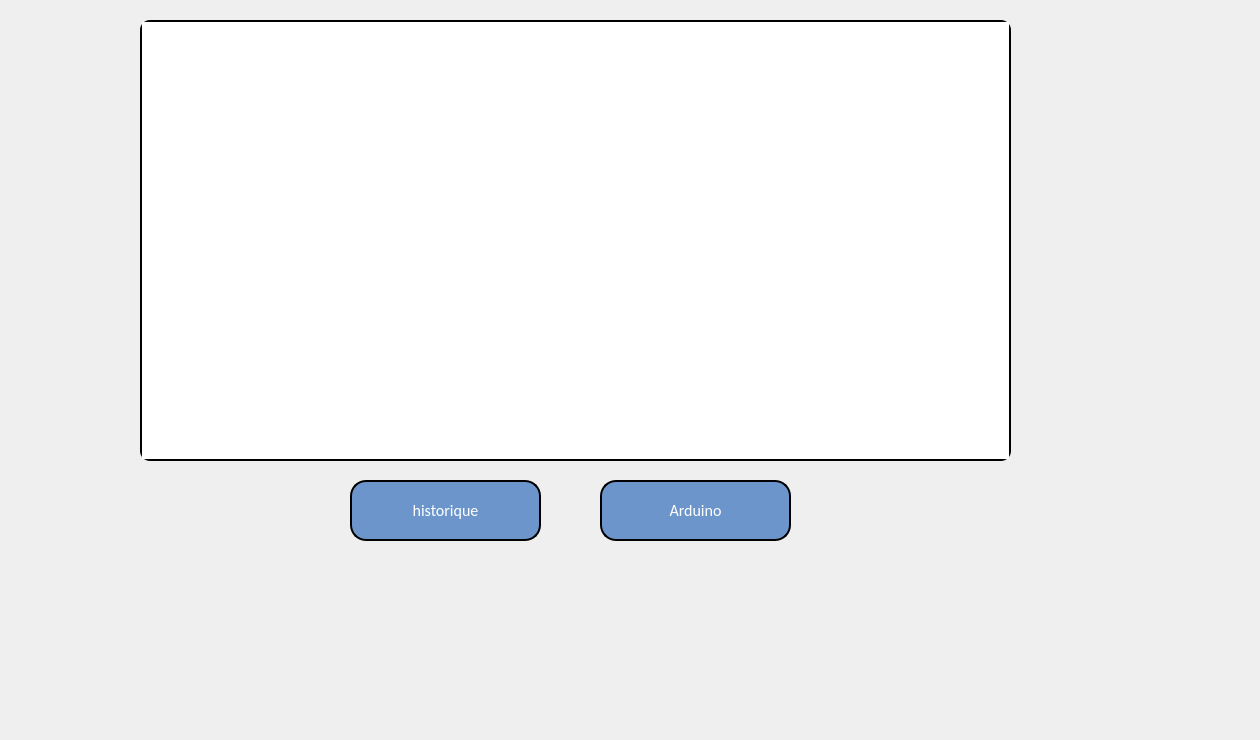
      <widget class="QWidget" name="tab_16">
       <attribute name="title">
        <string>historique</string>
       </attribute>
       <widget class="QLabel" name="label_74">
        <property name="geometry">
         <rect>
          <x>-40</x>
          <y>-10</y>
          <width>1251</width>
          <height>731</height>
         </rect>
        </property>
        <property name="text">
         <string/>
        </property>
        <property name="pixmap">
         <pixmap resource="resource.qrc">:/image/wt.jpg</pixmap>
        </property>
       </widget>
       <widget class="QTableView" name="tableView_historique">
        <property name="geometry">
         <rect>
          <x>140</x>
          <y>20</y>
          <width>871</width>
          <height>441</height>
         </rect>
        </property>
        <property name="styleSheet">
         <string notr="true">border: 2px solid black;
border-radius: 10px;</string>
        </property>
       </widget>
       <widget class="QPushButton" name="historique">
        <property name="geometry">
         <rect>
          <x>350</x>
          <y>480</y>
          <width>191</width>
          <height>61</height>
         </rect>
        </property>
        <property name="styleSheet">
         <string notr="true"> border: 2px solid black;
border-radius: 10px;
  color: white;
  padding: 10px;
  text-align: center;
  
font-family:calibri;
  display: inline-block;
  font-size: 16px;
 
  border-radius : 16px;
background-color:rgb(108, 149, 203)</string>
        </property>
        <property name="text">
         <string>historique</string>
        </property>
       </widget>
       <widget class="QPushButton" name="pushButton_9">
        <property name="geometry">
         <rect>
          <x>600</x>
          <y>480</y>
          <width>191</width>
          <height>61</height>
         </rect>
        </property>
        <property name="styleSheet">
         <string notr="true"> border: 2px solid black;
border-radius: 10px;
  color: white;
  padding: 10px;
  text-align: center;
  
font-family:calibri;
  display: inline-block;
  font-size: 16px;
 
  border-radius : 16px;
background-color:rgb(108, 149, 203)</string>
        </property>
        <property name="text">
         <string>Arduino</string>
        </property>
       </widget>
      </widget>
